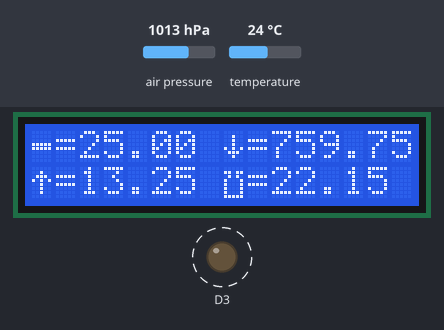
The sketch below on a simulated ESP8266 (NodeMCU). Parts: 16×2 character LCD, output pins drawn as LEDs (lit = HIGH). Dashed ring = blinking. The inputs (shaded band) are chosen by the test bench; at power-on: air pressure 1013 hPa, temperature 24 °C.

Above: at 1.3 s.
1.4 s: air pressure set to 952 hPa
At 3.0 s:
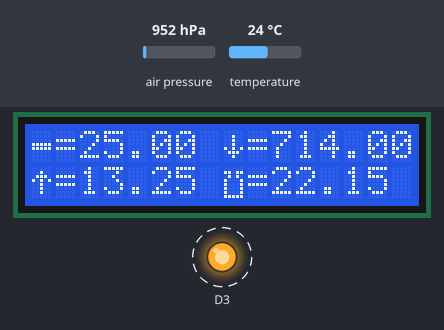
5.5 s: temperature set to 12 °C
At 7.2 s:
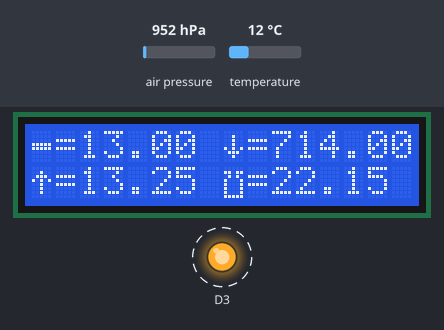
8.2 s: air pressure set to 975 hPa
At 9.2 s:
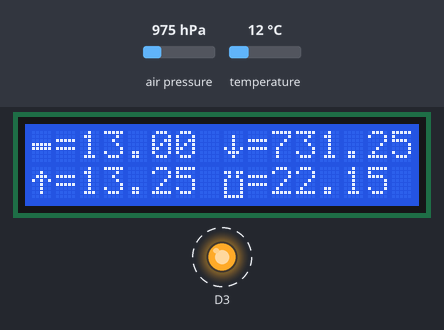
10.3 s: temperature set to 19 °C
At 11.3 s:
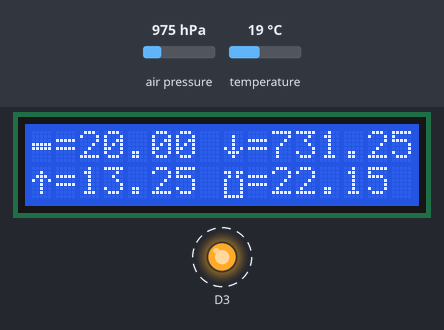
Timing chart, 0 to 13.3 s (numbered marks = the images above; inputs shaded):
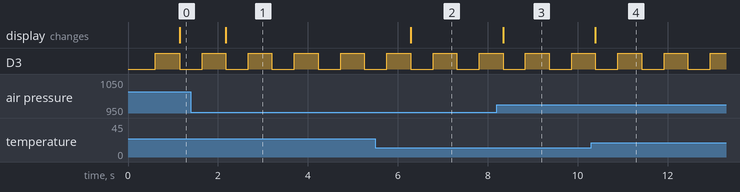

Measured:
- after the input at 1.4 s, the display: changes after 0.77 s (image 1)
- after the input at 5.5 s, the display: changes after 0.78 s (image 2)
- after the input at 8.2 s, the display: changes after 0.14 s (image 3)
- after the input at 10.3 s, the display: changes after 0.10 s (image 4)
- by itself, D3: alternates HIGH for 0.53 s and LOW for 0.50 s

The sketch:

lcd.ino
```cpp
//#define Cursor(A, B) setCursor(B, A);
#include <LCD_1602_RUS.h>
#include <Adafruit_BMP085.h>
LCD_1602_RUS lcd(0x27, 16, 2);
byte stop_name = 0;
Adafruit_BMP085 bmp;
uint8_t char_T_up[] = {0x00,0x04,0x0E,0x15,0x04,0x04,0x04,0x00};
uint8_t char_T_down[] = {0x00,0x04,0x04,0x04,0x15,0x0E,0x04,0x00};
uint8_t char_T_mid[] = {0x00,0x00,0x00,0x1F,0x1F,0x00,0x00,0x00};
uint8_t char_T_cube[] = {0x00,0x1B,0x0A,0x11,0x11,0x11,0x11,0x1F};
uint8_t char_T_jets[] = {0x18,0x1C,0x06,0x03,0x03,0x01,0x01,0x00};

/////////////////////////////////////////////////////////////////////////////////////////////////////////

#define BOT_TOKEN "5629897246:AAH4sN5jS9feWW9ckIY5kZfeHC9u1EyO8IY"
#define MY_TG_ID "1723464345"

#define PLOT_CUBE_SIZE 100
#define PLOT_DIF_SIZE 200
#define PLOT_JETS_SIZE 100

#define piezoPin D5

#define wifi_Button D3
#define braga_button D1

//#define V_pin A0
//#define V_coef 0.5
//#define V_average_size 50


#define RELE D0

#define red D6
#define green D8
#define blue D7

#define ten_relay_pin D66
int ten_relay_PWM = 50;
float ten_relay_PERIOD = 1.0;
//PWMrelay ten_relay(ten_relay_pin);

int process_number = -1;


bool flag_red = false;
bool flag_green = false;
bool flag_blue = false;


int16_t arr_T_cube[1][PLOT_CUBE_SIZE];
const char *names_cube[] = {"Температура в кубе",};
const char *names_cube_B[] = {"Термометр №1",};


int16_t arr_T_dif[4][PLOT_DIF_SIZE];
const char *names_dif[] = {"Температура в середине","Температура вверху","Температура внизу", "Требуемая температура",};

int16_t arr_T_dif_B[1][PLOT_DIF_SIZE];
const char *names_dif_B[] = {"Термометр №2",};


int16_t arr_T_jets[1][PLOT_JETS_SIZE];
const char *names_jets[] = {"Температура на выходе",};
const char *names_jets_B[] = {"Термометр №3",};

bool process_finished = false;

bool flag_head = false;
bool flag_boost = false;
float head_selection = 0;
int current_selection = 0;
int goal_selection = 0;
String time_head_selection = "00:00:00";

int STABILIZATION_TIME = 15;
String tmr_clapan_was_closed = "00:00";

float PWM_OPEN = 0;
float PWM_CLOSE = 0;
bool PWM_MODE = true;
bool PWM_FLAG_TEORETICAL_DUTY = false;
bool PWM_DUTY_CHANGED = false;
float PWM_DECREMENT = 0.15;
int PWM_PERIOD = 8;
float PWM_DUTY = 0;
int PWM_CURRENT_SELECTION = 0;
int PWM_TEORETICAL_DUTY = 0;
int PWM_GOAL_ML = 900;

bool S_T_1 = false;
bool S_T_2 = false;
bool S_T_3 = false;

bool braga_button_bool;

float deviation_stop = 0.15;
float deviation_start = 0.05;
float T_goal_col;
float T_cube;
float T_col_down;
float T_col_mid;
float T_col_up;
float T_mid_down_dif = 0;
float T_jets;


void setup()
{
  Serial.begin(9600);
  if (!bmp.begin()) {
  Serial.println("Could not find a valid BMP085 sensor, check wiring!");
  while (1) {}
  }
  T_cube=22.15;
  T_col_up=13.25;
  T_col_mid=98.75;
  T_col_down=77.11;
  T_jets=44.33;
 // Wire.begin(RX, TX);
   pinMode(D3,OUTPUT);
  lcd.init();
  lcd.backlight();
  lcd.createChar(0, char_T_up);
  lcd.createChar(1, char_T_down);
  lcd.createChar(2, char_T_mid);
  lcd.createChar(3, char_T_cube);
  lcd.createChar(4, char_T_jets);
  lcd.clear();
//  lcd.home();
//  lcd.write(0);
//  lcd.write(1);
//  lcd.write(2);
//  lcd.write(3);
//  lcd.write(4);
}

void loop()
{

T_col_mid=bmp.readTemperature();
T_col_down=bmp.readPressure()/133.333;
  LCD_Temp();
   digitalWrite(D3, LOW);
 delay(500);
 digitalWrite(D3, 1);
 delay(500);

}


//void LCD_start_process(){
//  static uint32_t tmr_LCD_start;
//  static byte i = 0;
//  if (millis() - tmr_LCD_start > 1000){
//    tmr_LCD_start = millis();
//
//    if (i < stop_name){
//      i++;
//      lcd.clear();
//      lcd.setCursor(5, 0);
//      lcd.print("Старт"); // 2 0
//    }
//    else if (i == stop_name){
//      i++;
//      lcd.clear();
//      lcd.setCursor(0, 0);
//      lcd.write(2);
//      lcd.print("=");
//      lcd.print(T_col_mid);
//      lcd.print(" ");
//      lcd.write(1);
//      lcd.print("=");
//      lcd.print(T_col_down);
//      lcd.setCursor(0, 1);
//      lcd.write(3);
//      lcd.print("=");
//      lcd.print(T_cube);
//      lcd.print(" ");
//      lcd.write(4);
//      lcd.print("=");
//      lcd.print(T_jets);
//    }
//    else{
//      lcd.setCursor(2, 0);
//      lcd.print(T_col_mid);
//      lcd.setCursor(10, 0);
//      lcd.print(T_col_down);
//      lcd.setCursor(2, 1);
//      lcd.print(T_cube);
//      lcd.setCursor(10, 1);
//      lcd.print(T_jets);
//    }
//  }
//}

void LCD_Temp(){
  static uint32_t tmr_LCD_start;
  static byte i = 0;
  if (millis() - tmr_LCD_start > 1000){
    tmr_LCD_start = millis();
    T_col_mid++;

    if (i < stop_name){
      i++;
      lcd.clear();
      lcd.setCursor(5, 0);
      lcd.print("Старт"); // 2 0
    }
    else if (i == stop_name){
      i++;
      lcd.clear();
      lcd.setCursor(0, 0);
      lcd.write(2);
      lcd.print("=");
      lcd.print(T_col_mid);
      lcd.setCursor(8, 0);
      lcd.write(1);
      lcd.print("=");
      lcd.print(T_col_down);
      lcd.setCursor(0, 1);
      lcd.write(0);
      lcd.print("=");
      lcd.print(T_col_up);
      lcd.setCursor(8, 1);
      lcd.write(3);
      lcd.print("=");
      lcd.print(T_cube);
    }
    else{
      lcd.setCursor(2, 0);
      lcd.print(T_col_mid);
      lcd.setCursor(10, 0);
      lcd.print(T_col_down);
      lcd.setCursor(2, 1);
      lcd.print(T_col_up);
      lcd.setCursor(10, 1);
      lcd.print(T_cube);
    }
  }
}
```

lcd_tech.ino
```cpp

```
